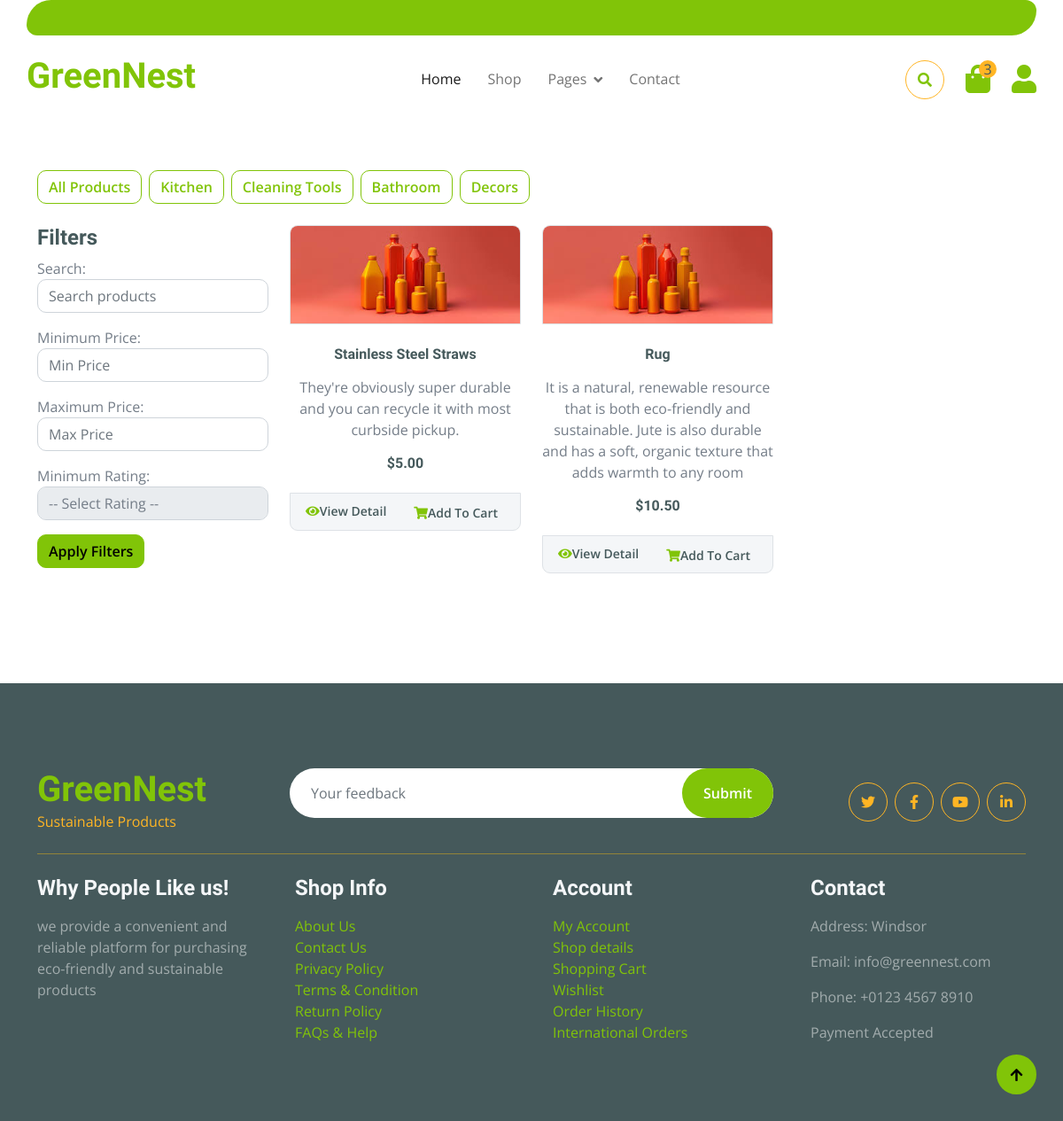
The app's page /shop/ with its own data.
### landingPage/models.py (models this page shows, shortened)
class Category(models.Model):
    name = models.CharField(max_length=100)

class Product(models.Model):
    name = models.CharField(max_length=255)
    description = models.TextField(default='')
    price = models.DecimalField(max_digits=10, decimal_places=2)
    category = models.ForeignKey(Category, on_delete=models.CASCADE, related_name='products', default=1)
    stock = models.PositiveIntegerField(default=100)
    image = models.ImageField(upload_to='products/images/')
    brand = models.CharField(max_length=255, default='')
    date_added = models.DateTimeField(default=timezone.now)
    last_updated = models.DateTimeField(auto_now=True)
    discount_price = models.DecimalField(max_digits=10, decimal_places=2, null=True, blank=True)
    expiration_date = models.DateField(default=one_year_from_today)
    rating = models.PositiveIntegerField(validators=[validate_rating], null=True, blank=True)

### landingPage/views.py (the view)
# urls.py: path('shop/', views.shop, name='shop'),
def shop(request):
    categories = Category.objects.all()
    products = Product.objects.all()
    search_query = request.GET.get('search')
    min_price = request.GET.get('min_price')
    max_price = request.GET.get('max_price')
    rating_query = request.GET.get('rating')
    if search_query:
        products = products.filter(name__icontains=search_query) | products.filter(description__contains=search_query)
    if min_price:
        products = products.filter(price__gte=min_price)
    if max_price:
        products = products.filter(price__lte=max_price)
    if rating_query:
        products = products.filter(rating__gte=rating_query)
    context = {
        'categories': categories,
        'products': products,
        'category_id': None
    }
    return render(request, 'landingPage/shop.html', context)

### landingPage/templates/landingPage/shop.html (shortened to what this page needs)
{% extends 'landingPage/base.html' %}
{% load static %}
{% block content %}
<div class="container-fluid py-5 mb-5 hero-header">
</div>
<div class="container-fluid py-5">
    <div class="container">
        <div class="row">
            <div class="col-lg-12 mb-3">
                <div class="d-flex justify-content-start flex-wrap">
                    <a href="{% url 'landingPage:shop' %}" class="btn btn-outline-primary me-2 mb-2">All Products</a>
                    {% for category in categories %}
                    <a href="{% url 'landingPage:category_products' category.id %}" class="btn btn-outline-primary me-2 mb-2">{{ category.name }}</a>
                    {% endfor %}
                </div>
            </div>
            <div class="col-lg-3">
                <h4>Filters</h4>
                <form method="GET" action="{% url 'landingPage:shop' %}">
                    <div class="mb-3">
                        <label for="search">Search:</label>
                        <input type="text" id="search" name="search" class="form-control" placeholder="Search products">
                    </div>
                    <div class="mb-3">
                        <label for="min_price">Minimum Price:</label>
                        <input type="number" id="min_price" name="min_price" class="form-control" placeholder="Min Price">
                    </div>
                    <div class="mb-3">
                        <label for="max_price">Maximum Price:</label>
                        <input type="number" id="max_price" name="max_price" class="form-control" placeholder="Max Price">
                    </div>
                    <div class="mb-3">
                        <label for="rating">Minimum Rating:</label>
                        <select id="rating" name="rating" class="form-control">
                            <option value="">-- Select Rating --</option>
                        </select>
                    </div>
                    <button type="submit" class="btn btn-primary">Apply Filters</button>
                </form>
            </div>
            <div class="col-lg-9">
                <div class="row">
                    {% for product in products %}
                    <div class="col-lg-4 col-md-6 col-sm-6 pb-1">
                        <div class="card product-item border-0 mb-4">
                            <div class="card-header product-img position-relative overflow-hidden bg-transparent border p-0">
                                <img class="img-fluid w-100" src="{{ product.image.url }}" alt="{{ product.name }}">
                            </div>
                            <div class="card-body border-left border-right text-center p-0 pt-4 pb-3">
                                <h6 class="text-truncate mb-3">{{ product.name }}</h6>
                                <p>{{ product.description }}</p>
                                <div class="d-flex justify-content-center">
                                    <h6>${{ product.price }}</h6>
                                </div>
                            </div>
                            <div class="card-footer d-flex justify-content-between bg-light border">
                                <a href="{% url 'landingPage:product_detail' product.id %}" class="btn btn-sm text-dark p-0"><i class="fas fa-eye text-primary mr-1"></i>View Detail</a>
                                <form action="{% url 'landingPage:add_to_cart' product.id %}" method="post" class="me-2">
                                    <button type="submit" class="btn btn-sm text-dark p-0"><i class="fas fa-shopping-cart text-primary mr-1"></i>Add To Cart</button>
                                </form>
                            </div>
                        </div>
                    </div>
                    {% endfor %}
                </div>
            </div>
        </div>
    </div>
</div>
{% endblock %}

### static/css/landingPage.css (style rules this page uses)
.btn { font-weight: 600; transition: .5s; }

### records on screen
Category: name "Kitchen"
Category: name "Cleaning Tools"
Category: name "Bathroom"
Category: name "Decors"
Product: image (picture), name "Stainless Steel Straws", description "They're obviously super durable and you can recycle it with most curbside pickup.", price "5.00"
Product: image (picture), name "Rug", description "It is a natural, renewable resource that is both eco-friendly and sustainable. Jute is also durable and has a soft, organic texture that adds warmth to any room", price "10.50"
